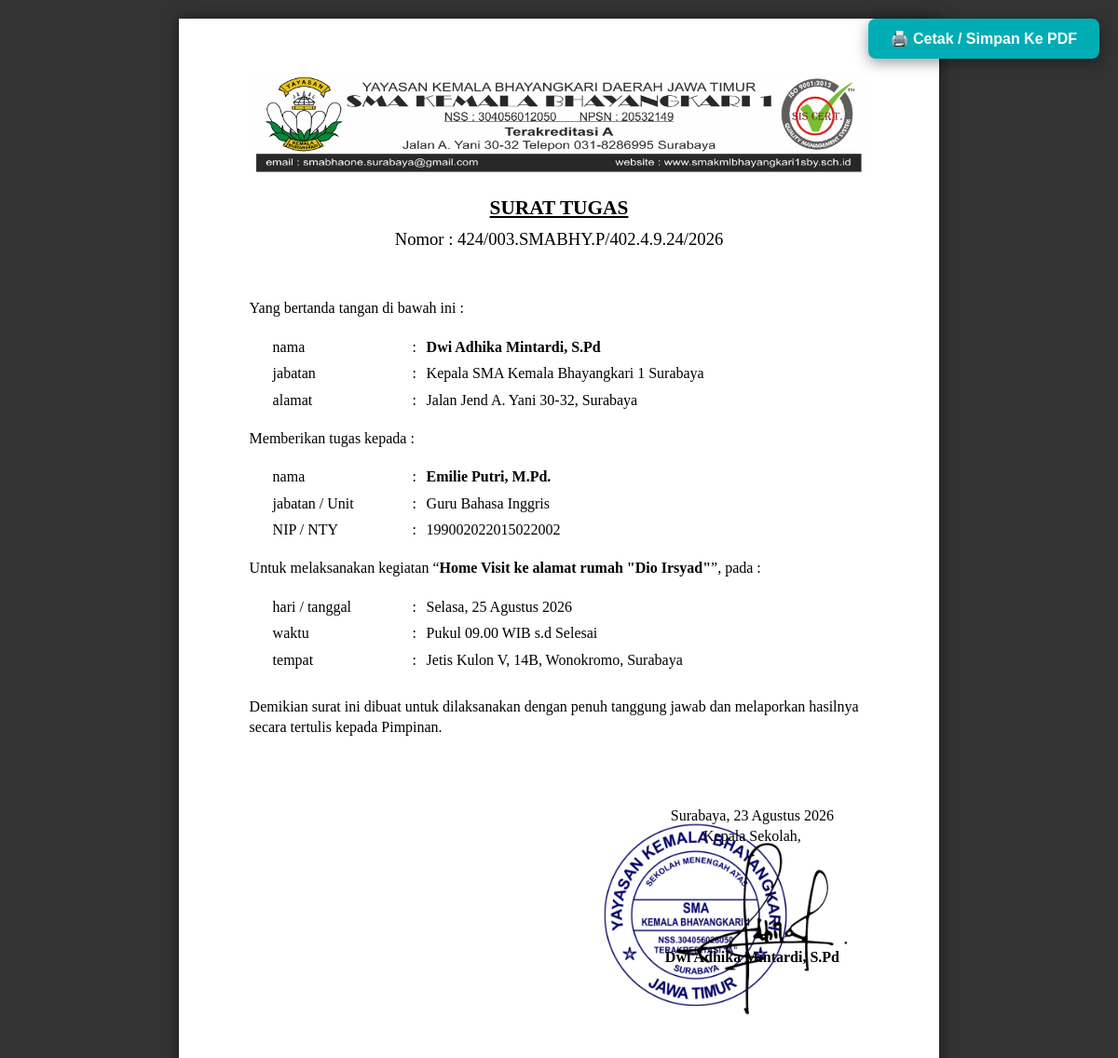
Screenshot of /surat/cetak/4 (signed in) with the database file from the repository.
### tables this page shows
CREATE TABLE surat (
            id INTEGER PRIMARY KEY AUTOINCREMENT,
            jenis_surat TEXT, nomor_surat TEXT, perihal TEXT, bulan TEXT, uploaded_by TEXT,
            nama_penerima TEXT, unit TEXT, no_pegawai TEXT, kelas TEXT DEFAULT '-', no_induk_siswa TEXT DEFAULT '-',
            ttl TEXT DEFAULT '-', alamat TEXT DEFAULT '-', isi_keterangan TEXT DEFAULT '-', keterangan_acara TEXT DEFAULT '-', nama_event TEXT,
            hari_tanggal TEXT, tempat TEXT, tgl_surat TEXT DEFAULT '-',
            lampiran TEXT DEFAULT '-', waktu TEXT DEFAULT '-', alamat_tempat TEXT DEFAULT '-',
            isi_custom_html TEXT DEFAULT '-', file_custom_path TEXT DEFAULT '-',
            nama_bank TEXT DEFAULT '-', no_rekening TEXT DEFAULT '-', virtual_account TEXT DEFAULT '-'
        , is_approved INTEGER DEFAULT 0);

### routes/surat_keluar_routes.py (the view)
@surat_keluar_bp.route('/surat/cetak/<int:surat_id>')
def cetak_surat(surat_id):
    if 'username' not in session:
        return redirect(url_for('auth_bp.login_page'))
    conn = get_db()
    cursor = conn.cursor()
    cursor.execute("SELECT * FROM surat WHERE id = ?", (surat_id,))
    surat = cursor.fetchone()
    conn.close()
    if not surat:
        return "Surat tidak ditemukan!", 404
    surat_dict = dict(surat)
    surat_dict['tgl_surat_indo'] = format_tanggal_indo(surat_dict.get('tgl_surat'))
    if surat_dict.get('jenis_surat') == 'CUSTOM_FILE' and surat_dict.get('file_custom_path') != '-':
        upload_folder = os.path.join(current_app.root_path, 'static', 'uploads')
        return send_from_directory(upload_folder, surat_dict['file_custom_path'])
    if surat_dict['jenis_surat'] == 'REKOMENDASI_KOLEKTIF':
        raw_siswa = surat_dict.get('isi_keterangan', '') or ''
        siswa_list = []
        for line in raw_siswa.strip().split('\n'):
            if line.strip():
                parts = [p.strip() for p in line.split(',')]
                siswa_list.append({
                    'nama': parts[0] if len(parts) > 0 else '-',
                    'kelas': parts[1] if len(parts) > 1 else '-',
                    'nis': parts[2] if len(parts) > 2 else '-'
                })
        surat_dict['siswa_list'] = siswa_list
        return render_template('cetak_rekomendasi_kolektif.html', surat=surat_dict)
    elif surat['jenis_surat'] == 'KETERANGAN':
        return render_template('cetak_keterangan.html', surat=surat_dict)
    elif surat['jenis_surat'] == 'TUGAS':
        return render_template('cetak_tugas.html', surat=surat_dict)
    elif surat['jenis_surat'] == 'UNDANGAN':
        return render_template('cetak_undangan.html', surat=surat_dict)
    elif surat_dict['jenis_surat'] == 'KETERANGAN_PIP':
        return render_template('cetak_keterangan_pip.html', surat=surat_dict)
    elif surat['jenis_surat'] == 'SARPRAS':
        return render_template('cetak_sarpras.html', surat=surat_dict)
    elif surat['jenis_surat'] == 'CUSTOM_EDITOR':
        return render_template('cetak_custom.html', surat=surat_dict)
    return render_template('cetak_surat.html', surat=surat_dict)

### routes/utils.py (called while the page is built)
def get_db():
    conn = sqlite3.connect('arsip_kantor.db')
    conn.row_factory = sqlite3.Row
    return conn

def format_tanggal_indo(tgl_str):
    if not tgl_str or tgl_str == '-':
        return '18 Agustus 2026'
    bulan_indo = {
        '01': 'Januari', '02': 'Februari', '03': 'Maret', '04': 'April',
        '05': 'Mei', '06': 'Juni', '07': 'Juli', '08': 'Agustus',
        '09': 'September', '10': 'Oktober', '11': 'November', '12': 'Desember'
    }
    try:
        parts = tgl_str.split('-')
        if len(parts) == 3:
            thn, bln, tgl = parts
            return f"{int(tgl)} {bulan_indo.get(bln, bln)} {thn}"
    except Exception:
        pass
    return tgl_str

### templates/cetak_tugas.html (shortened to what this page needs)
<!DOCTYPE html>
<html lang="id">
<head>
</head>
<body>
    <button class="btn-print" onclick="window.print()">🖨️ Cetak / Simpan Ke PDF</button>
    <div class="paper">
        <div class="kop-container">
            <img src="{{ url_for('static', filename='img/kop.png') }}" class="kop-surat-img" alt="Kop Surat SMA Kemala Bhayangkari 1">
        </div>
        <div class="judul-surat">SURAT TUGAS</div>
        <div class="nomor-surat">Nomor : {{ surat['nomor_surat'] }}</div>
        <p>Yang bertanda tangan di bawah ini :</p>
        <table class="form-table">
            <tr><td width="150">nama</td><td width="15">:</td><td><b>Dwi Adhika Mintardi, S.Pd</b></td></tr>
            <tr><td>jabatan</td><td>:</td><td>Kepala SMA Kemala Bhayangkari 1 Surabaya</td></tr>
            <tr><td>alamat</td><td>:</td><td>Jalan Jend A. Yani 30-32, Surabaya</td></tr>
        </table>
        <p>Memberikan tugas kepada :</p>
        <table class="form-table">
            <tr><td width="150">nama</td><td width="15">:</td><td><b>{{ surat['nama_penerima'] if surat['nama_penerima'] else '-' }}</b></td></tr>
            {% if (surat['unit'] and surat['unit'] != '-') or (surat['no_pegawai'] and surat['no_pegawai'] != '-') %}
                <tr><td>jabatan / Unit</td><td>:</td><td>{{ surat['unit'] if surat['unit'] else '-' }}</td></tr>
                <tr><td>NIP / NTY</td><td>:</td><td>{{ surat['no_pegawai'] if surat['no_pegawai'] else '-' }}</td></tr>
            {% else %}
                <tr><td>kelas</td><td>:</td><td>{{ surat['kelas'] if surat['kelas'] else '-' }}</td></tr>
                <tr><td>NIS / NISN</td><td>:</td><td>{{ surat['no_induk_siswa'] if surat['no_induk_siswa'] else '-' }}</td></tr>
            {% endif %}
        </table>
        <p>Untuk melaksanakan kegiatan “<b>{{ surat['nama_event'] if surat['nama_event'] else surat['perihal'] }}</b>”, pada :</p>
        <table class="form-table">
            <tr><td width="150">hari / tanggal</td><td width="15">:</td><td>{{ surat['hari_tanggal'] if surat['hari_tanggal'] else '-' }}</td></tr>
            <tr><td>waktu</td><td>:</td><td>{{ surat['waktu'] if surat['waktu'] else '-' }}</td></tr>
            <tr><td>tempat</td><td>:</td><td>{{ surat['tempat'] if surat['tempat'] else '-' }}</td></tr>
        </table>
        <p style="margin-top: 25px;">Demikian surat ini dibuat untuk dilaksanakan dengan penuh tanggung jawab dan melaporkan hasilnya secara tertulis kepada Pimpinan.</p>
        <div class="ttd-container">
            <p>Surabaya, {{ surat['tgl_surat_indo'] }}<br>Kepala Sekolah,</p>
            <div style="height: 75px; position: relative; display: flex; justify-content: center; align-items: center;">
                {% if surat.is_approved == 1 %}
                    <img src="{{ url_for('static', filename='img/ttd_stamp.png') }}"
                        style="position: absolute; width: 280px; height: auto; top: -55px; left: 35%; transform: translateX(-50%); z-index: 10; pointer-events: none;">
                {% endif %}
            </div>
            <p><b>Dwi Adhika Mintardi, S.Pd</b></p>
        </div>
    </div>
</body>
</html>

### templates/cetak_tugas.html (style rules this page uses)
* { box-sizing: border-box; }
body { font-family: 'Times New Roman', Times, serif; font-size: 12pt; line-height: 1.4; color: #000; background: #333; margin: 0; padding: 20px 0; }
.paper { width: 215.9mm; min-height: 330mm; padding: 15mm 20mm; background: #fff; margin: 0 auto; box-shadow: 0 0 15px rgba(0,0,0,0.5); display: block; flex-direction: column; justify-content: space-between; }
.kop-container { width: 100%; margin-bottom: 20px; text-align: center; }
.kop-surat-img { width: 100%; max-width: 100%; height: auto; display: block; }
.judul-surat { text-align: center; font-weight: bold; font-size: 16pt; text-decoration: underline; margin-bottom: 5px; text-transform: uppercase; }
.nomor-surat { text-align: center; font-size: 14pt; margin-bottom: 50px; }
table.form-table { width: 100%; margin-left: 20px; margin-bottom: 15px; border-collapse: collapse; }
table.form-table td { padding: 3px 5px; vertical-align: top; }
.ttd-container { float: right; width: 250px; text-align: center; margin-top: 40px; }
.btn-print { position: fixed; top: 20px; right: 20px; padding: 12px 24px; background: #00adb5; color: white; border: none; border-radius: 8px; font-weight: bold; font-size: 1rem; cursor: pointer; box-shadow: 0 4px 15px rgba(0,0,0,0.4); z-index: 9999; }

### rows the page displays
surat: nomor_surat "424/003.SMABHY.P/402.4.9.24/2026", nama_penerima "Emilie Putri, M.Pd.", unit "Guru Bahasa Inggris", no_pegawai "199002022015022002", nama_event+perihal "Home Visit ke alamat rumah \"Dio Irsyad\"", hari_tanggal "Selasa, 25 Agustus 2026", waktu "Pukul 09.00 WIB s.d Selesai", tempat "Jetis Kulon V, 14B, Wonokromo, Surabaya"

### other values shown
{{ surat['tgl_surat_indo'] }} "23 Agustus 2026"
